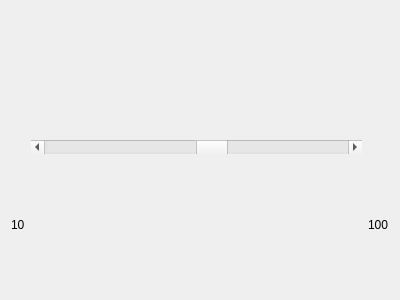
<?xml version="1.0" encoding="UTF-8"?>
<ui version="4.0">
 <class>MainWindow</class>
 <widget class="QMainWindow" name="MainWindow">
  <property name="geometry">
   <rect>
    <x>0</x>
    <y>0</y>
    <width>400</width>
    <height>300</height>
   </rect>
  </property>
  <property name="windowTitle">
   <string>MainWindow</string>
  </property>
  <widget class="QWidget" name="centralWidget">
   <layout class="QVBoxLayout" name="verticalLayout_2">
    <item>
     <layout class="QGridLayout" name="gridLayout">
      <item row="1" column="1">
       <widget class="QScrollBar" name="slider">
        <property name="sizePolicy">
         <sizepolicy hsizetype="Expanding" vsizetype="Fixed">
          <horstretch>0</horstretch>
          <verstretch>50</verstretch>
         </sizepolicy>
        </property>
        <property name="maximumSize">
         <size>
          <width>16777215</width>
          <height>16777215</height>
         </size>
        </property>
        <property name="minimum">
         <number>10</number>
        </property>
        <property name="maximum">
         <number>100</number>
        </property>
        <property name="value">
         <number>60</number>
        </property>
        <property name="orientation">
         <enum>Qt::Horizontal</enum>
        </property>
       </widget>
      </item>
      <item row="2" column="0">
       <widget class="QLabel" name="label">
        <property name="sizePolicy">
         <sizepolicy hsizetype="Preferred" vsizetype="Expanding">
          <horstretch>0</horstretch>
          <verstretch>0</verstretch>
         </sizepolicy>
        </property>
        <property name="maximumSize">
         <size>
          <width>16777215</width>
          <height>16777215</height>
         </size>
        </property>
        <property name="text">
         <string>10</string>
        </property>
       </widget>
      </item>
      <item row="2" column="2">
       <widget class="QLabel" name="label_2">
        <property name="sizePolicy">
         <sizepolicy hsizetype="Preferred" vsizetype="Expanding">
          <horstretch>0</horstretch>
          <verstretch>0</verstretch>
         </sizepolicy>
        </property>
        <property name="text">
         <string>100</string>
        </property>
       </widget>
      </item>
      <item row="0" column="1">
       <spacer name="verticalSpacer_2">
        <property name="orientation">
         <enum>Qt::Vertical</enum>
        </property>
        <property name="sizeHint" stdset="0">
         <size>
          <width>20</width>
          <height>40</height>
         </size>
        </property>
       </spacer>
      </item>
      <item row="2" column="1">
       <spacer name="verticalSpacer">
        <property name="orientation">
         <enum>Qt::Vertical</enum>
        </property>
        <property name="sizeHint" stdset="0">
         <size>
          <width>20</width>
          <height>40</height>
         </size>
        </property>
       </spacer>
      </item>
     </layout>
    </item>
   </layout>
   <zorder></zorder>
  </widget>
 </widget>
 <layoutdefault spacing="6" margin="11"/>
 <resources/>
 <connections/>
</ui>
